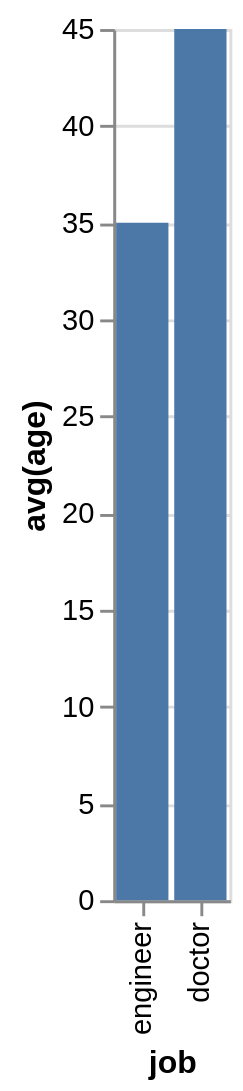

The Vega-Lite source for this figure:
### Vega-Lite specification from a JSON file in a GitHub repository (floating-point values rounded to 4 significant figures)
{"data": {"values": [{"x_data": "engineer", "y_data": 35}, {"x_data": "doctor", "y_data": 45}]}, "mark": "bar", "encoding": {"x": {"field": "x_data", "type": "nominal", "title": "job", "sort": {"op": "sum", "field": "y_data", "order": "ascending"}}, "y": {"field": "y_data", "type": "quantitative", "title": "avg(age)"}}}
